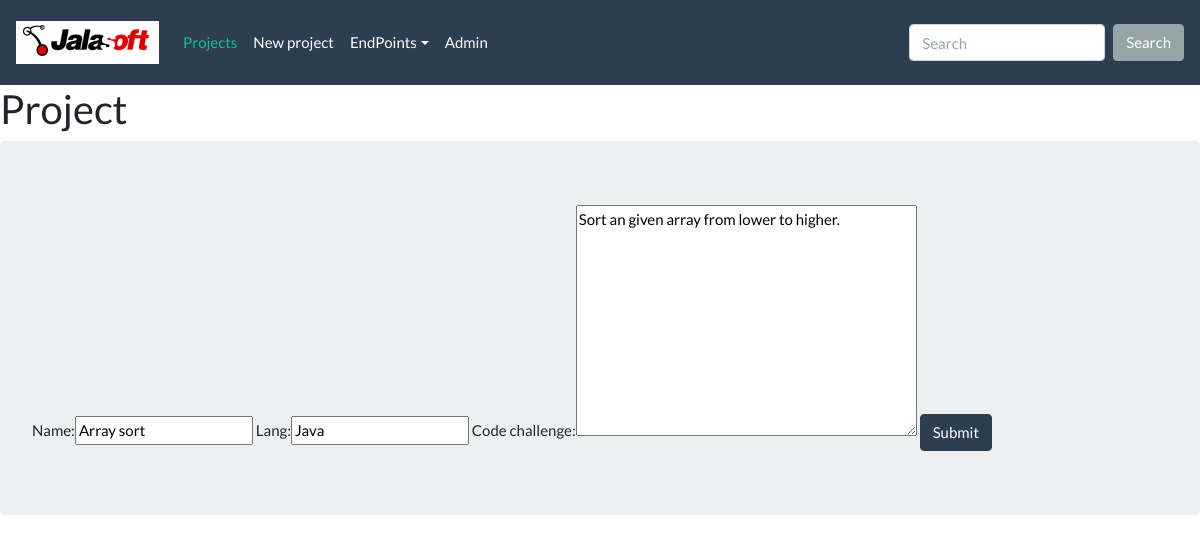
/endpoints/index/23/, run on the app's committed database.
### endpoints/models.py (models this page shows)
class Project(models.Model):
    name = models.CharField(max_length=100)
    lang = models.CharField(max_length=50)
    code_challenge = models.TextField()

### endpoints/views.py (the view)
# urls.py: path('index/<int:pk>/', views.edit, name="project_edit"),
def edit(request, pk=None, template_name='project_template.html'):
    if pk:
        project = get_object_or_404(Project, pk=pk)
    else:
        project = Project(pk=pk)
    form = ProForm(request.POST or None, instance=project)
    if request.POST and form.is_valid():
        form.save()
        return redirect('/../endpoints/index')
    return render(request, template_name, {
        'form': form
    })

### endpoints/forms.py
class ProForm(forms.ModelForm):
    class Meta:
        model = Project
        fields = ('name', 'lang', 'code_challenge')

### endpoints/templates/project_template.html
{% extends "template.html" %}
{% block page_content %}
    <h2>Project</h2>
    <div class="jumbotron">
        <form method="POST" class="post-form">{% csrf_token %}
            {{ form }}
            <button class="btn btn-primary" type="submit">Submit</button>
        </form>
    </div>
{% endblock %}

### data on the page
Project: name "Array sort", lang "Java", code_challenge "Sort an given array from lower to higher."
